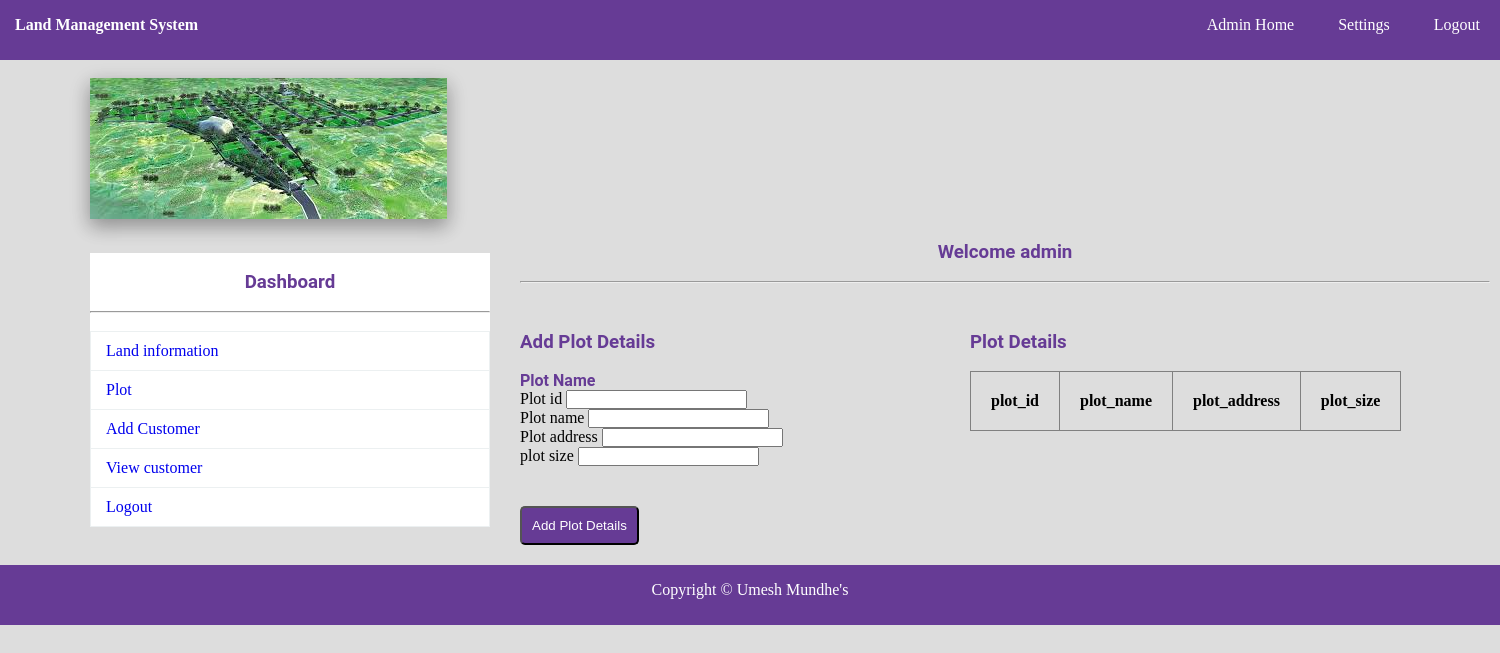
Before: /add_plot.php (signed in) with the older database file.
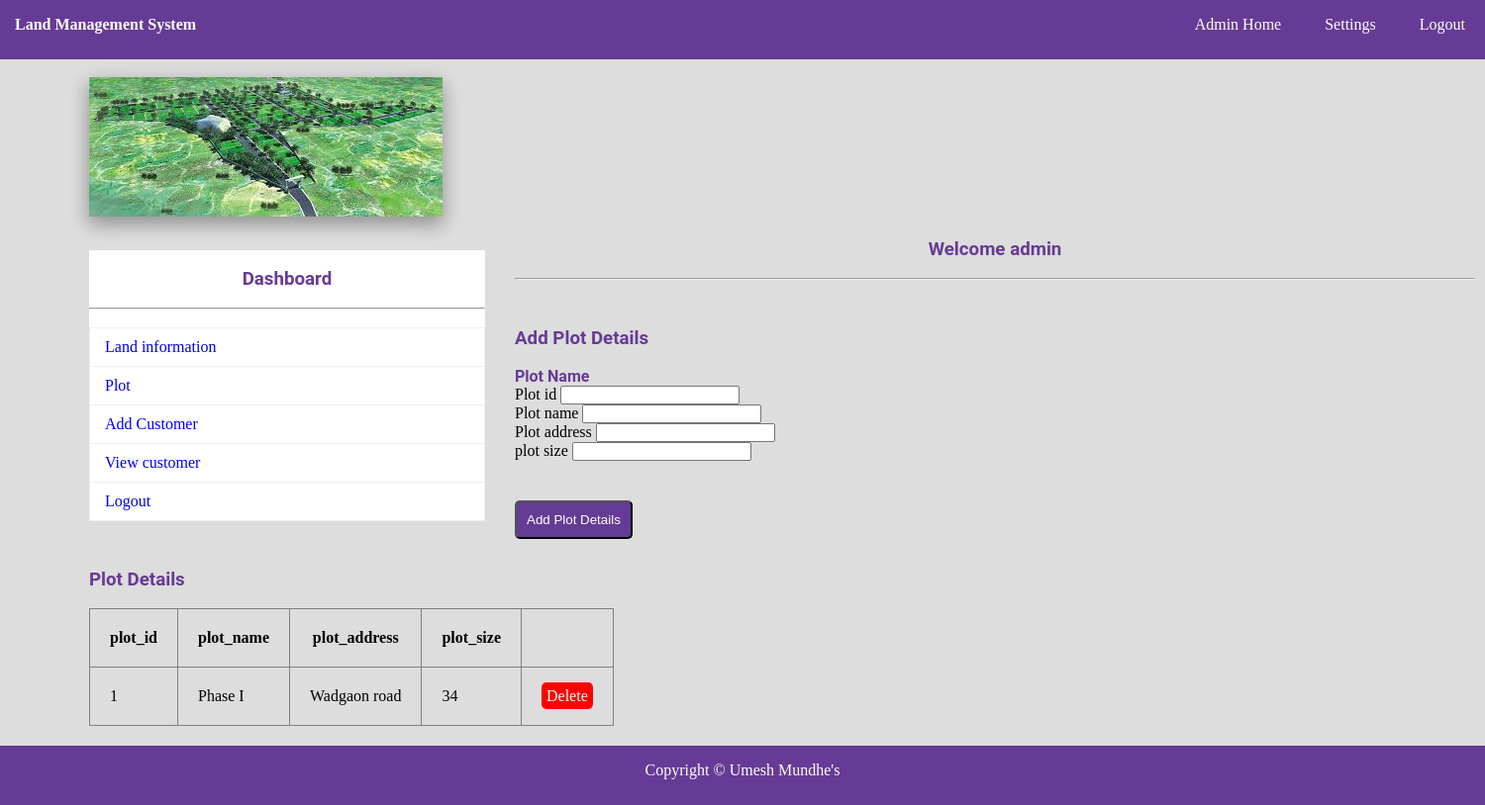
After: the same page with the newer database file.
### tables this page shows
CREATE TABLE `plot` (
  `plot_id` int(11) NOT NULL,
  `plot_name` varchar(20) DEFAULT NULL,
  `plot_address` varchar(50) DEFAULT NULL,
  `plot_size` int(10) DEFAULT NULL
);

### add_plot.php (the view, shortened to what this page needs)
<?php
	include"database.php";
?>
<!DOCTYPE html>
<html>
	<head>
		<link rel="stylesheet" type="text/css" href="css/style.css">
	</head>
	<body>
		<?php include"navbar.php";?><br>
		<img src="img/11.jpg" style="margin-left:90px;" class="sha">
			<div id="section">
				<?php include"sidebar.php";?><br>
				<h3 class="text">Welcome <?php echo $_SESSION["ANAME"]; ?></h3><br><hr><br>
				<div class="content1">
						<h3 > Add Plot Details</h3><br>
				<form method="post" action="<?php echo $_SERVER["PHP_SELF"];?>">
					<label>Plot Name</label><br>
				Plot id				<input type="number" name="p_id" ><br>
				Plot name			<input type="text" name="p_name"><br>
				Plot address	<input type="text" name="p_add" ><br>
				plot size			<input type="number" name="p_size">
					<br>
					<button type="submit" class="btn" name="submit">Add Plot Details</button>
				</form>
				</div>
				<div class="tbox">
					<h3 style="margin-top:30px;"> Plot Details</h3><br>
					<table border="1px" >
						<tr>
							<th>plot_id</th>
							<th>plot_name</th>
							<th>plot_address</th>
							<th>plot_size</th>
						</tr>
						<?php
							$s="select * from plot";
							$res=$db->query($s);
							if($res->num_rows>0)
							{
								while($r=$res->fetch_assoc())
								{
									echo "
										<tr>
											<td>{$r["plot_id"]}</td>
											<td>{$r["plot_name"]}</td>
											<td>{$r["plot_address"]}</td>
											<td>{$r["plot_size"]}</td>
											<td><a href='delete.php?plot_id={$r["plot_id"]}' class='btnr'>Delete</a></td>
										</tr>
										";
								}
							}
						?>
					</table>
				</div>
			</div>
				<?php include"footer.php";?>
	</body>
</html>

### navbar.php
<div class="navbar">
			<ul class="list">
				<b style="color:white;float:left;line-height:50px;margin-left:15px;font-family:Cooper Black;">
				Land  Management System</b>
			<?php
				if(isset($_SESSION["AID"]))
				{
					echo'
						<li><a href="admin_home.php">Admin Home</a></li>
				<li><a href="change_pass.php">Settings</a></li>
				<li><a href="logout.php">Logout</a></li>
					';
				}
				elseif(isset($_SESSION["TID"]))
				{
					echo'
						<li><a href="teacher_home.php">Teacher Home</a></li>
				<li><a href="teacher_change_pass.php">Settings</a></li>
				<li><a href="logout.php">Logout</a></li>
					';
				}
				else{
					echo'
					<li><a href="index.php">Admin</a></li>
				<li><a href="teacher_login.php">Teacher</a></li>
				<li><a href="contact.php">Contact Us</a></li>';
				}
			?>
			</ul>
		</div>

### sidebar.php
 <div class="sidebar"><br>
<h3 class="text">Dashboard</h3><br><hr><br>
<ul class="s">
<?php
	if(isset($_SESSION["AID"]))
	{
		echo'
			<li class="li"><a href="admin_home.php">Land information</a></li>
			<li class="li"><a href="add_plot.php"> Plot</a></li>
      <li class="li"><a href="add_customer.php"> Add Customer</a></li>
      <li class="li"><a href="view_customer.php">View customer</a></li>
      			<li class="li"><a href="logout.php">Logout</a></li>
		';
	}
	else{
		echo'
		';
	}
?>
</ul>
</div>

### footer.php (shortened to what this page needs)
<div class="footer" style="margin-top:20px;">
			<footer><p>Copyright &copy; Umesh Mundhe's </p></footer>
</div>

### css/style.css (style rules this page uses)
* { padding:0px; margin:0px; }
html { background:#dddddd; }
a { text-decoration:none; }
.navbar { background:#663b95; height:60px; width:100%; }
.list { list-style:none; text-align:right; }
.list li { display:inline; }
.list li a { text-decoration:none; color:white; line-height:50px; padding:20px; }
h1,h2,h3,h4,h5,h6,label { font-family:roboto; color:#663b95; }
.btn { border-radius:5px; padding:10px; background:#663b95; color:white; margin-top:40px; }
.btnr { border-radius:5px; padding:5px; background:#ff0000; color:white; }
.sha { -webkit-box-shadow: 0 8px 17px 0 rgba(0, 0, 0, 0.2), 0 6px 20px 0 rgba(0, 0, 0, 0.19); -moz-box-shadow: 0 8px 17px 0 rgba(0, 0, 0, 0.2), 0 6px 20px 0 rgba(0, 0, 0, 0.19); box-shadow: 0 8px 17px 0 rgba(0, 0, 0, 0.2), 0 6px 20px 0 rgba(0, 0, 0, 0.19); }
label { font-weight:bold; }
footer { text-align:center; color:white; line-height:50px; }
.content1 { margin-top:30px; }
.s { list-style:none; }
.li { position: relative; display: block; padding: 10px 15px; margin-bottom: -1px; background-color: #ffffff; border: 1px solid #ecf0f1; }
.text { text-align:center; }
.footer { background:#663b95; height:60px; width:100%; float:left; }
#section { height:auto; width:1400px; margin-left:90px; font-family:cambria; }
.sidebar { width:400px; height:auto; margin-top:30px; margin-right:30px; float:left; background:white; }
.content1 { margin-top:30px; height:auto; width:450px; float:left; }
.tbox { float:left; }
.tbox table { border-collapse:collapse; }
tr,td,th { padding:20px; }
table { border-collapse:collapse; }

Changed rows visible on the page:
added plot: plot_id "1", plot_name "Phase I", plot_address "Wadgaon road", plot_size "34"
